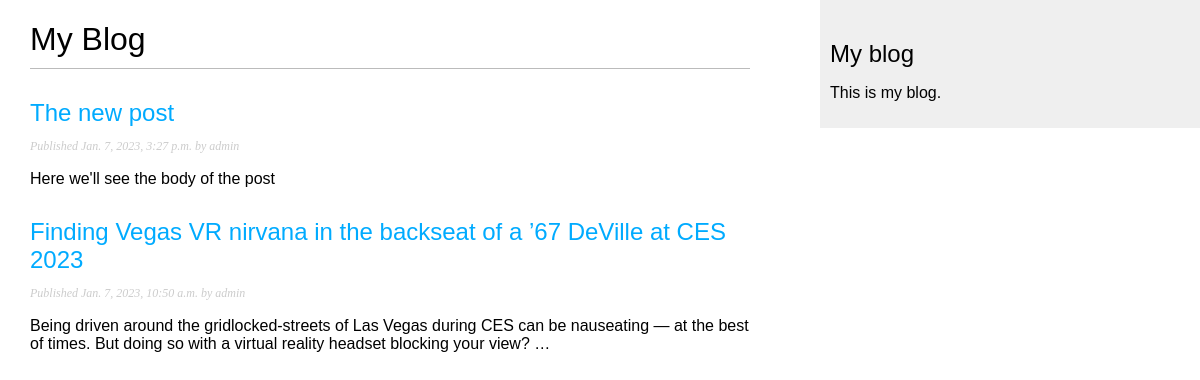
Screenshot of /blog/ with the database file from the repository.
### blog/models.py (models this page shows, shortened)
class Post(models.Model):
    class Status(models.TextChoices):
        DRAFT = 'DF', 'Draft'
        PUBLISHED = 'PB', 'Published'
    objects = models.Manager() # the default manger
    published = PublishedManager() # Our custom manager
    title = models.CharField(max_length=250)
    slug = models.SlugField(max_length=250)
    body = models.TextField()
    publish = models.DateTimeField(default=timezone.now)
    created = models.DateTimeField(auto_now_add=True)
    updated = models.DateTimeField(auto_now=True)
    status = models.CharField(
        max_length=2, choices=Status.choices, default=Status.DRAFT)
    author = models.ForeignKey(
        User, on_delete=models.CASCADE, related_name='blog_posts')
    class Meta:
        ordering = ['-publish']
        indexes = [
            models.Index(fields=['-publish']),
        ]

### blog/views.py (the view)
# urls.py: path('',views.post_list,name='post_list'),
def post_list(request):
    posts = Post.published.all()
    return render(request, 'blog/post/list.html', {'posts': posts})

### blog/models.py (called while the page is built)
    def get_queryset(self):
        return super().get_queryset()\
            .filter(status=Post.Status.PUBLISHED)

### blog/templates/blog/post/list.html (shortened to what this page needs)
{% extends "blog/base.html" %}
{% block content %}
    <h1>My Blog</h1>
    {% for post in posts %}
        <h2>
            <a href="{% url 'blog:post_detail' post.id %}">
                {{ post.title }}
            </a>
        </h2>
            <p class="date">
                Published {{ post.publish }} by {{ post.author }}
            </p>
            {{ post.body|truncatewords:30|linebreaks }}
    {% endfor %}
{% endblock %}

### blog/templates/blog/base.html (shortened to what this page needs)
{% load static %}
<!DOCTYPE html>
<html lang="en">
<head>
    <link href="{% static 'css/blog.css' %}" rel="stylesheet">
</head>
<body>
    <div id="content">
        {% block content %}{% endblock %}
    </div>
    <div id="sidebar">
        <h2>My blog</h2>
        <p>This is my blog.</p>
    </div>
</body>
</html>

### blog/static/css/blog.css (style rules this page uses)
body { margin: 0; padding: 0; font-family: helvetica, sans-serif; }
a { color: #00abff; text-decoration: none; }
h1 { font-weight: normal; border-bottom: 1px solid #bbb; padding: 0 0 10px 0; }
h2 { font-weight: normal; margin: 30px 0 0; }
#content { float: left; width: 60%; padding: 0 0 0 30px; }
#sidebar { float: right; width: 30%; padding: 10px; background: #efefef; height: 100%; }
p.date { color: #ccc; font-family: georgia, serif; font-size: 12px; font-style: italic; }

### rows the page displays
Post: title "The new post", publish "Jan. 7, 2023, 3:27 p.m.", author "admin", body "Here we'll see the body of the post"
Post: title "Finding Vegas VR nirvana in the backseat of a ’67 DeVille at CES 2023", publish "Jan. 7, 2023, 10:50 a.m.", author "admin", body "Being driven around the gridlocked-streets of Las Vegas during CES can be nauseating — at the best of times. But doing so with a virtual reality headset blocking your view? …"
